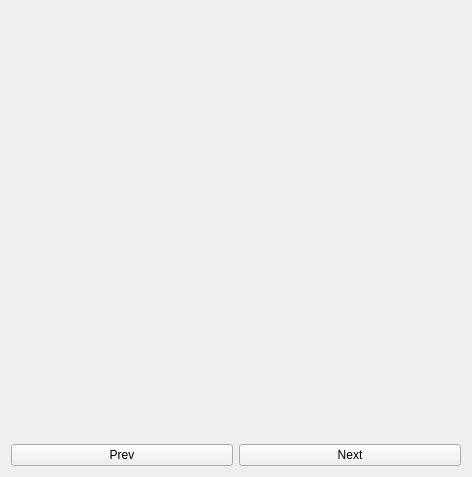
<?xml version="1.0" encoding="UTF-8"?>
<ui version="4.0">
 <class>widget_stacks_anpr</class>
 <widget class="QWidget" name="widget_stacks_anpr">
  <property name="geometry">
   <rect>
    <x>0</x>
    <y>0</y>
    <width>472</width>
    <height>477</height>
   </rect>
  </property>
  <property name="windowTitle">
   <string>Form</string>
  </property>
  <layout class="QVBoxLayout" name="verticalLayout">
   <item>
    <widget class="QStackedWidget" name="stackedWidget"/>
   </item>
   <item>
    <layout class="QHBoxLayout" name="horizontalLayout">
     <item>
      <widget class="QPushButton" name="pushButtonPrev">
       <property name="sizePolicy">
        <sizepolicy hsizetype="Preferred" vsizetype="Fixed">
         <horstretch>0</horstretch>
         <verstretch>0</verstretch>
        </sizepolicy>
       </property>
       <property name="text">
        <string>Prev</string>
       </property>
      </widget>
     </item>
     <item>
      <widget class="QPushButton" name="pushButtonNext">
       <property name="sizePolicy">
        <sizepolicy hsizetype="Preferred" vsizetype="Fixed">
         <horstretch>0</horstretch>
         <verstretch>0</verstretch>
        </sizepolicy>
       </property>
       <property name="text">
        <string>Next</string>
       </property>
      </widget>
     </item>
    </layout>
   </item>
  </layout>
 </widget>
 <resources/>
 <connections/>
</ui>
